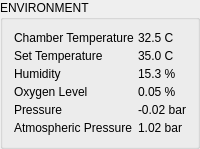
             <widget class="QGroupBox" name="gb_env">
              <property name="sizePolicy">
               <sizepolicy hsizetype="Expanding" vsizetype="Expanding">
                <horstretch>0</horstretch>
                <verstretch>0</verstretch>
               </sizepolicy>
              </property>
              <property name="title">
               <string>ENVIRONMENT</string>
              </property>
              <layout class="QFormLayout">
               <property name="horizontalSpacing">
                <number>4</number>
               </property>
               <property name="verticalSpacing">
                <number>4</number>
               </property>
               <item row="0" column="0">
                <widget class="QLabel" name="label">
                 <property name="text">
                  <string>Chamber Temperature</string>
                 </property>
                </widget>
               </item>
               <item row="0" column="1">
                <widget class="QLabel" name="label">
                 <property name="text">
                  <string>32.5 C</string>
                 </property>
                </widget>
               </item>
               <item row="1" column="0">
                <widget class="QLabel" name="label">
                 <property name="text">
                  <string>Set Temperature</string>
                 </property>
                </widget>
               </item>
               <item row="1" column="1">
                <widget class="QLabel" name="label">
                 <property name="text">
                  <string>35.0 C</string>
                 </property>
                </widget>
               </item>
               <item row="2" column="0">
                <widget class="QLabel" name="label">
                 <property name="text">
                  <string>Humidity</string>
                 </property>
                </widget>
               </item>
               <item row="2" column="1">
                <widget class="QLabel" name="label">
                 <property name="text">
                  <string>15.3 %</string>
                 </property>
                </widget>
               </item>
               <item row="3" column="0">
                <widget class="QLabel" name="label">
                 <property name="text">
                  <string>Oxygen Level</string>
                 </property>
                </widget>
               </item>
               <item row="3" column="1">
                <widget class="QLabel" name="label">
                 <property name="text">
                  <string>0.05 %</string>
                 </property>
                </widget>
               </item>
               <item row="4" column="0">
                <widget class="QLabel" name="label">
                 <property name="text">
                  <string>Pressure</string>
                 </property>
                </widget>
               </item>
               <item row="4" column="1">
                <widget class="QLabel" name="label">
                 <property name="text">
                  <string>-0.02 bar</string>
                 </property>
                </widget>
               </item>
               <item row="5" column="0">
                <widget class="QLabel" name="label">
                 <property name="text">
                  <string>Atmospheric Pressure</string>
                 </property>
                </widget>
               </item>
               <item row="5" column="1">
                <widget class="QLabel" name="label">
                 <property name="text">
                  <string>1.02 bar</string>
                 </property>
                </widget>
               </item>
              </layout>
             </widget>
